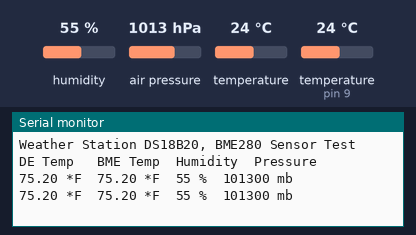
This sketch was run on a simulated Arduino Uno, built with avr-gcc and run on an emulated ATmega328P. Parts: the last lines printed to the serial monitor. The inputs (shaded band) are chosen by the test bench; at power-on: humidity 55 %, temperature (sensor on pin 9) 24 °C, air pressure 1013 hPa, temperature 24 °C.

Above: at 4.3 s.
4.4 s: humidity set to 22 %
At 7.4 s:
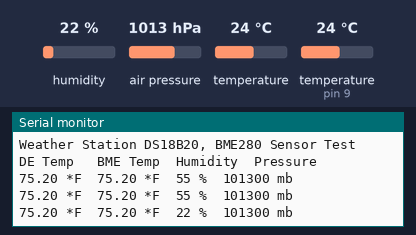
8.1 s: temperature (sensor on pin 9) set to 12 °C
At 10.2 s:
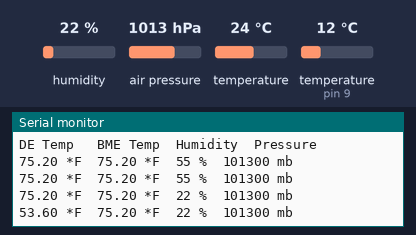
11.8 s: air pressure set to 952 hPa
At 13.1 s:
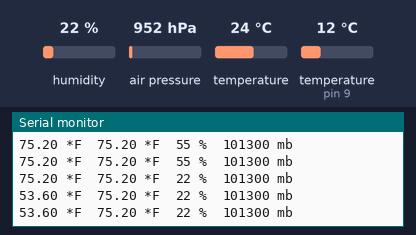
15.5 s: temperature (sensor 0) set to 12 °C
At 17.7 s:
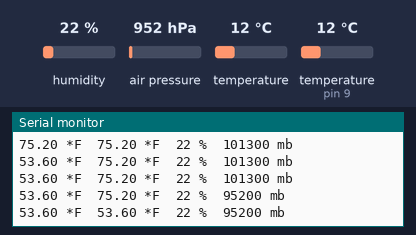
19.2 s: temperature (sensor on pin 9) set to 19 °C
At 20.5 s:
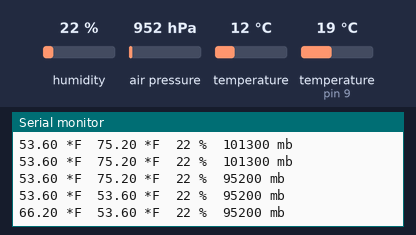
Timing chart, 0 to 22.2 s (numbered marks = the images above; inputs shaded):
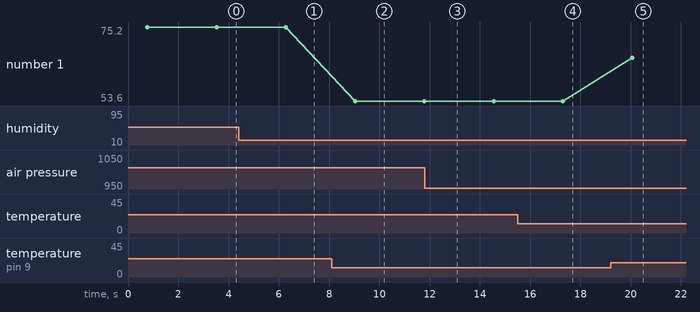

Measured:
- after the input at 4.4 s, the serial monitor: prints a new line after 1.9 s (image 1)
- after the input at 8.1 s, the serial monitor: prints a new line after 0.93 s (image 2)
- after the input at 15.5 s, the serial monitor: prints a new line after 1.8 s (image 4)
- after the input at 19.2 s, the serial monitor: prints a new line after 0.85 s (image 5)
- plotted number 1: 75.2 → 53.6 after the input at 8.1 s, 53.6 → 66.2 after the input at 19.2 s

The sketch:

weather_station_alpha.ino
```cpp
#include <DS18B20.h>

#include <Wire.h>
#include "SparkFunBME280.h"

int DS18B20_Pin = 9; //DS18S20 Signal pin on digital 9

//Create DS18B20, BME280 objects
DS18B20 ds(DS18B20_Pin);
BME280 bmeSensor;

void setup() {
  // put your setup code here, to run once:
//ds.readSensor();

Serial.begin(9600);
Serial.println("Weather Station DS18B20, BME280 Sensor Test");
Serial.println("DE Temp \tBME Temp\tHumidity\tPressure");

Wire.begin();

if (bmeSensor.beginI2C() == false) //Begin communication over I2C
  {
    Serial.println("The sensor did not respond. Please check wiring.");
    while(1); //Freeze
  }
}

void loop() {
  // put your main code here, to run repeatedly:
//ds.readSensor();

//Serial.print(ds.getTempC()); Serial.print(" *C\t");
Serial.print(ds.getTempF()); Serial.print(" *F\t");
Serial.print(bmeSensor.readTempF(), 2); Serial.print(" *F\t");
Serial.print(bmeSensor.readFloatHumidity(), 0); Serial.print(" %\t");
Serial.print(bmeSensor.readFloatPressure(), 0); Serial.println(" mb");

// Add a 2 second delay
delay(2000);
}
```
